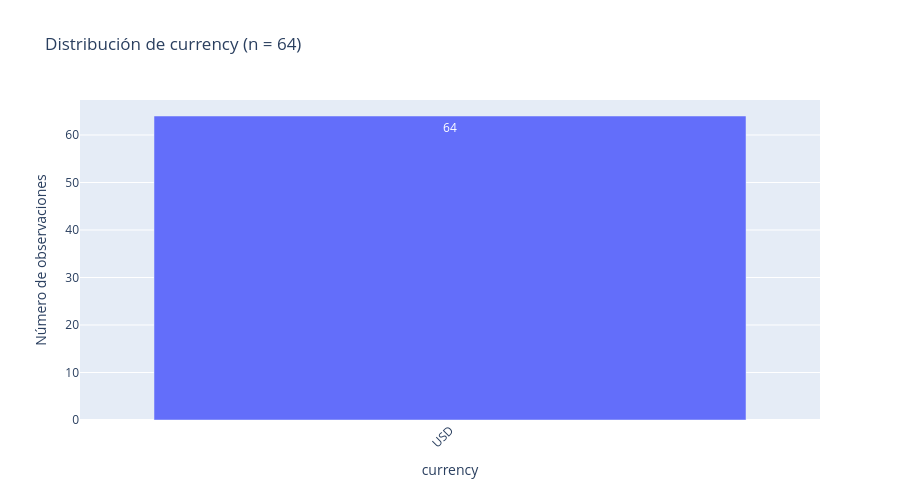
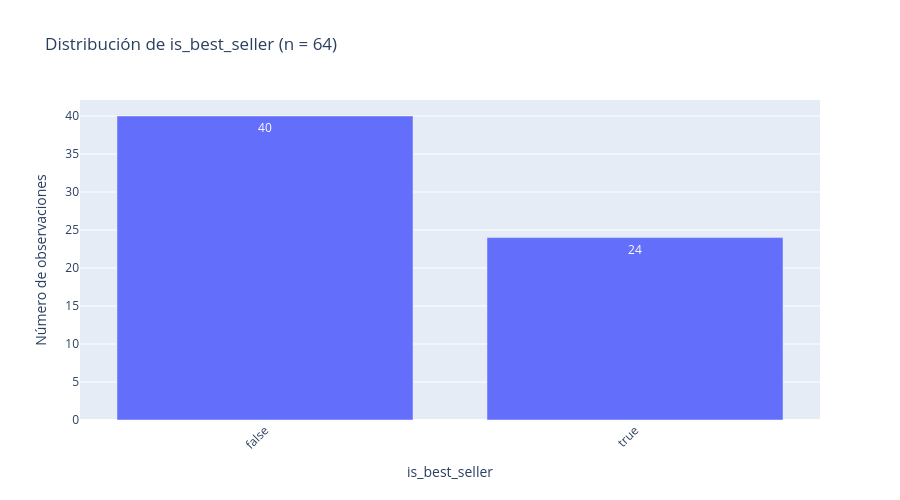
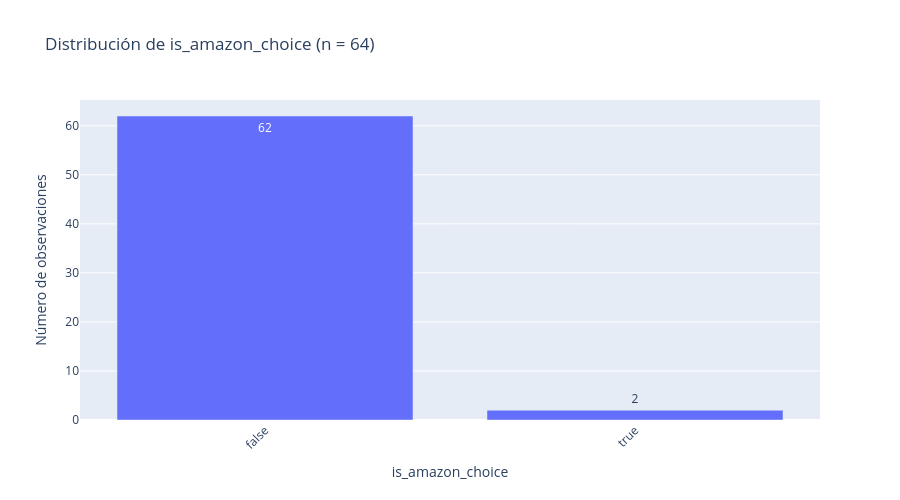
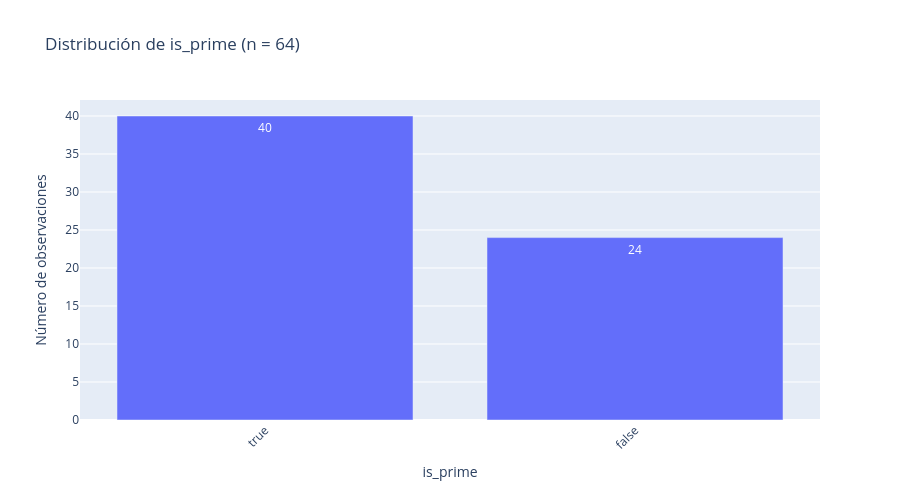

Notebook source saved alongside these figures, in order:
### Code cell
# Punto 5.1.1: Gráficos de barras para variables categóricas con Plotly

cat_cols = [
    "currency",
    "is_best_seller",
    "is_amazon_choice",
    "is_prime",
    "climate_pledge_friendly",
    "has_variations",
    "delivery",
    "product_availability",
]

for col in cat_cols:
    conteo = df_amazon[col].fillna("Nulo").value_counts().reset_index()
    conteo.columns = [col, "n_observaciones"]

    fig = px.bar(
        conteo,
        x=col,
        y="n_observaciones",
        title=f"Distribución de {col} (n = {len(df_amazon)})",
        text="n_observaciones",
    )
    fig.update_layout(
    xaxis_title=col,
    yaxis_title="Número de observaciones",
    xaxis_tickangle=-45,
    height=500,
    width=900,
)
    fig.show()

### Figure 1 — Plotly figure (JSON) as saved in the notebook; plotly's stock layout.template omitted (floating-point values rounded to 4 significant figures)
{"data": [{"hovertemplate": "currency=%{x}<br>n_observaciones=%{text}<extra></extra>", "legendgroup": "", "marker": {"color": "#636efa", "pattern": {"shape": ""}}, "name": "", "orientation": "v", "showlegend": false, "text": [64.0], "textposition": "auto", "type": "bar", "x": ["USD"], "xaxis": "x", "y": [64], "yaxis": "y"}], "layout": {"barmode": "relative", "height": 500, "legend": {"tracegroupgap": 0}, "title": {"text": "Distribución de currency (n = 64)"}, "width": 900, "xaxis": {"anchor": "y", "domain": [0, 1], "tickangle": -45, "title": {"text": "currency"}}, "yaxis": {"anchor": "x", "domain": [0, 1], "title": {"text": "Número de observaciones"}}}}

### Figure 2 — Plotly figure (JSON) as saved in the notebook; plotly's stock layout.template omitted (floating-point values rounded to 4 significant figures)
{"data": [{"hovertemplate": "is_best_seller=%{x}<br>n_observaciones=%{text}<extra></extra>", "legendgroup": "", "marker": {"color": "#636efa", "pattern": {"shape": ""}}, "name": "", "orientation": "v", "showlegend": false, "text": [40.0, 24.0], "textposition": "auto", "type": "bar", "x": [false, true], "xaxis": "x", "y": [40, 24], "yaxis": "y"}], "layout": {"barmode": "relative", "height": 500, "legend": {"tracegroupgap": 0}, "title": {"text": "Distribución de is_best_seller (n = 64)"}, "width": 900, "xaxis": {"anchor": "y", "domain": [0, 1], "tickangle": -45, "title": {"text": "is_best_seller"}}, "yaxis": {"anchor": "x", "domain": [0, 1], "title": {"text": "Número de observaciones"}}}}

### Figure 3 — Plotly figure (JSON) as saved in the notebook; plotly's stock layout.template omitted (floating-point values rounded to 4 significant figures)
{"data": [{"hovertemplate": "is_amazon_choice=%{x}<br>n_observaciones=%{text}<extra></extra>", "legendgroup": "", "marker": {"color": "#636efa", "pattern": {"shape": ""}}, "name": "", "orientation": "v", "showlegend": false, "text": [62.0, 2.0], "textposition": "auto", "type": "bar", "x": [false, true], "xaxis": "x", "y": [62, 2], "yaxis": "y"}], "layout": {"barmode": "relative", "height": 500, "legend": {"tracegroupgap": 0}, "title": {"text": "Distribución de is_amazon_choice (n = 64)"}, "width": 900, "xaxis": {"anchor": "y", "domain": [0, 1], "tickangle": -45, "title": {"text": "is_amazon_choice"}}, "yaxis": {"anchor": "x", "domain": [0, 1], "title": {"text": "Número de observaciones"}}}}

### Figure 4 — Plotly figure (JSON) as saved in the notebook; plotly's stock layout.template omitted (floating-point values rounded to 4 significant figures)
{"data": [{"hovertemplate": "is_prime=%{x}<br>n_observaciones=%{text}<extra></extra>", "legendgroup": "", "marker": {"color": "#636efa", "pattern": {"shape": ""}}, "name": "", "orientation": "v", "showlegend": false, "text": [40.0, 24.0], "textposition": "auto", "type": "bar", "x": [true, false], "xaxis": "x", "y": [40, 24], "yaxis": "y"}], "layout": {"barmode": "relative", "height": 500, "legend": {"tracegroupgap": 0}, "title": {"text": "Distribución de is_prime (n = 64)"}, "width": 900, "xaxis": {"anchor": "y", "domain": [0, 1], "tickangle": -45, "title": {"text": "is_prime"}}, "yaxis": {"anchor": "x", "domain": [0, 1], "title": {"text": "Número de observaciones"}}}}
